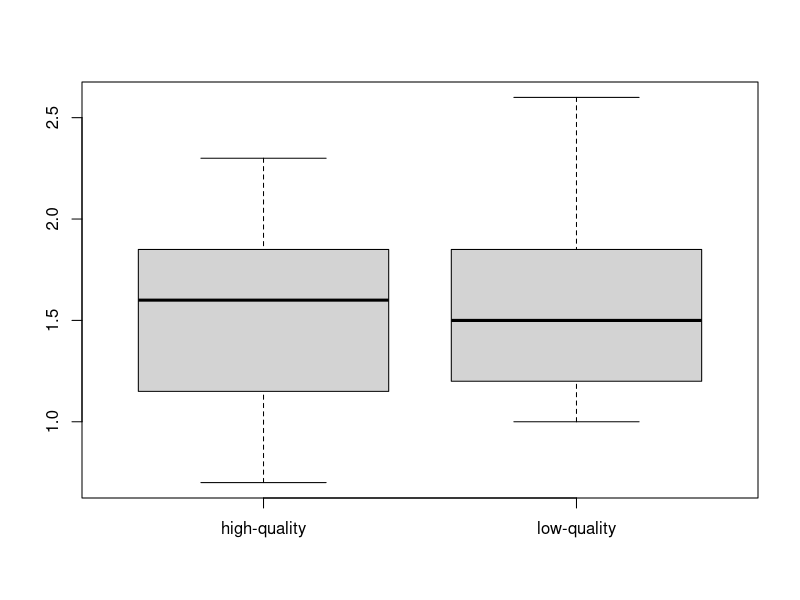
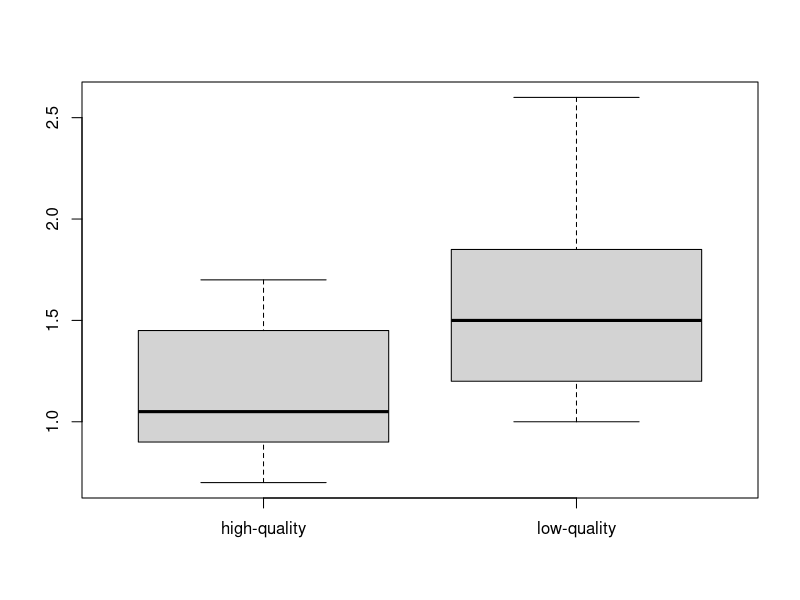
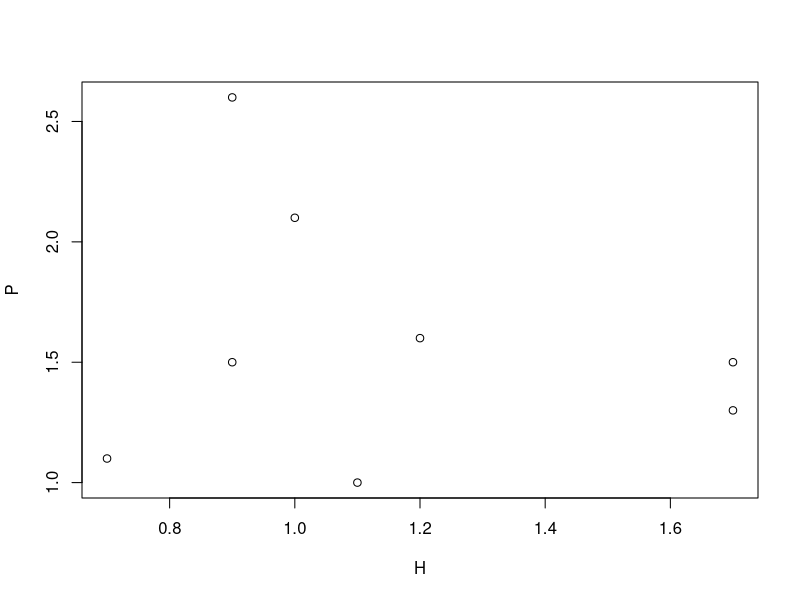
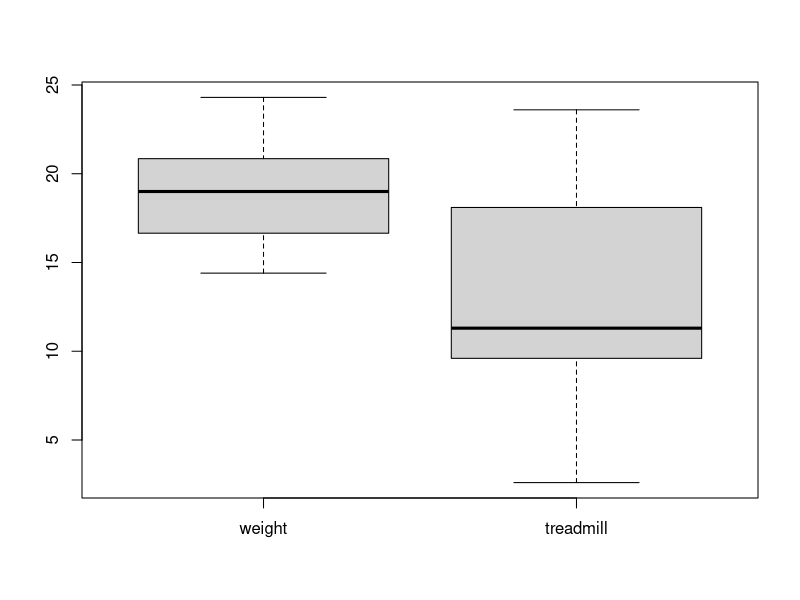
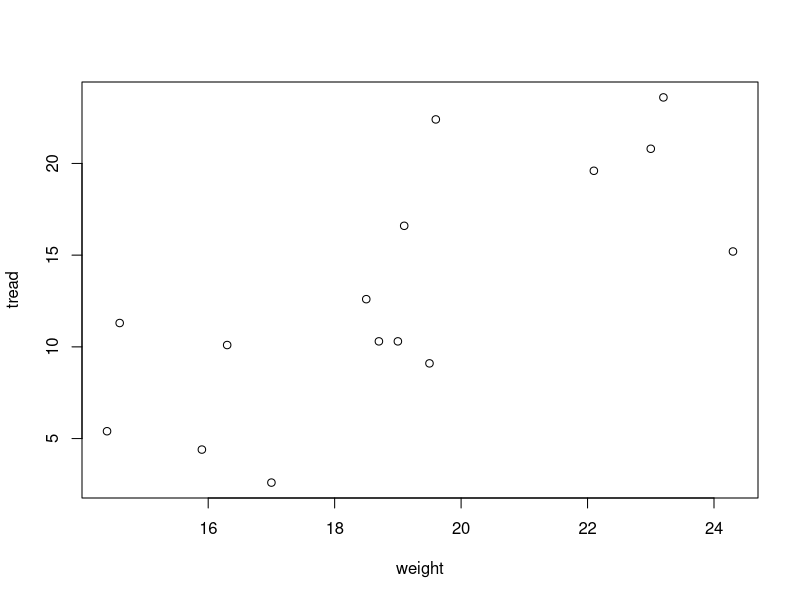
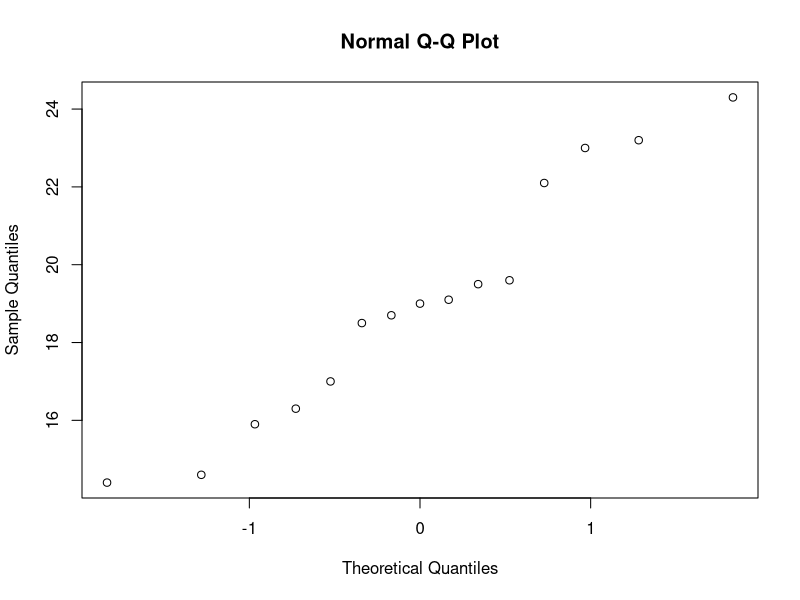
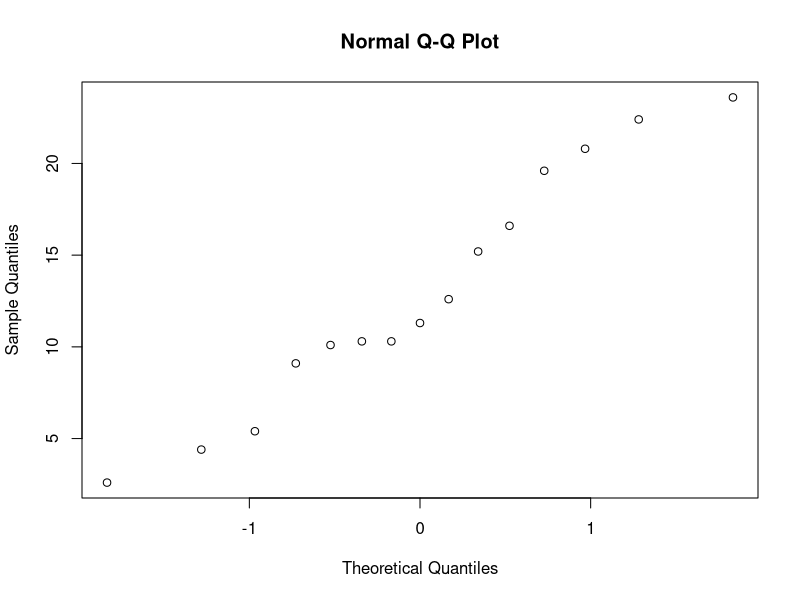
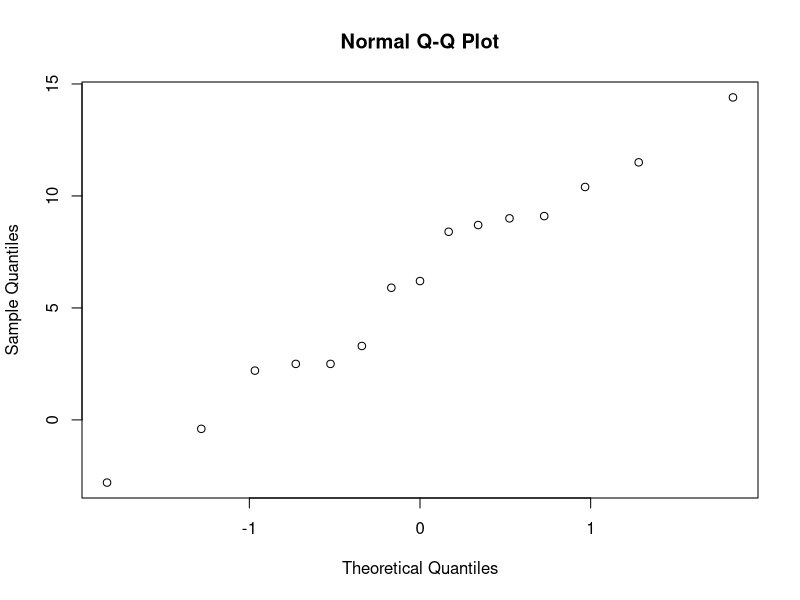

These charts were generated, in order, by the following R code:
H <- c(1.2, 0.9, 0.7, 1.0, 1.7, 1.7, 1.1, 0.9, 1.7, 1.9, 1.3, 2.1, 1.6, 1.8, 1.4, 1.3, 1.9, 1.6, 0.8, 2.0, 1.7, 1.6, 2.3, 2.0)
P <- c(1.6, 1.5, 1.1, 2.1, 1.5, 1.3, 1.0, 2.6)
t.test(H)
t.test(P)
boxplot(H, P, names = c("high-quality", "low-quality"))
t.test(H, P, alternative = "two.sided")
t.test(H, P, alternative = "less")
t.test(H, P, alternative = "greater")
t.test(H, P)$p.value
print(t.test(H, P)$p.value)

H <- H[1:8]
boxplot(H, P, names = c("high-quality", "low-quality"))
t.test(H, P, alternative = "two.sided")
t.test(H, P, paired = T, alternative = "two.sided")
plot(H, P)

weight <- c(14.6, 14.4, 19.5, 24.3, 16.3, 22.1, 23, 18.7, 19, 17, 19.1, 19.6, 23.2, 18.5, 15.9)
tread <- c(11.3, 5.4, 9.1, 15.2, 10.1, 19.6, 20.8, 10.3, 10.3, 2.6, 16.6, 22.4, 23.6, 12.6, 4.4)
boxplot(weight, tread, names = c("weight", "treadmill"))
plot(weight, tread)
cor(weight, tread)
qqnorm(weight)
qqnorm(tread)
qqnorm(weight-tread)
t.test(weight, tread, paired = T, alternative = "greater")
t.test(weight, tread, mu = 5, paired = T, alternative = "greater")
t_obs <- (mean(weight-tread) - 5) / (sd(weight-tread) / sqrt(15))
pt(t_obs, lower.tail = F, df = 14)

mu.1 <- 0
mu.2 <- 0
n.trials <- 1000
p <- numeric(n.trials)
for (i in 1:n.trials) {
  x1 <- rnorm(100, mu.1)
  x2 <- rnorm(100, mu.2)
  p[i] <- t.test(x1, x2)$p.value
}
hist(p, breaks = 20, xlim = c(0, 1))
range(p)
